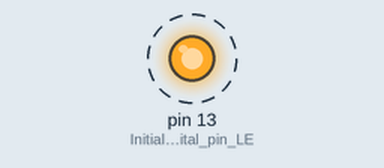
The sketch below on a simulated Arduino Uno, built with avr-gcc and run on an emulated ATmega328P. On the bench: output pins drawn as LEDs (lit = HIGH). Dashed ring = blinking. What the sketch prints to the serial monitor is not drawn.

Above: at 0.5 s.
Timing chart, 0 to 4.6 s (numbered marks = the images above):
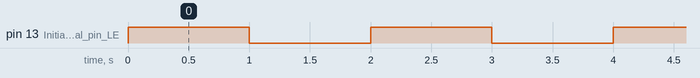

The sketch:

OpenAT_Firmware.ino
```cpp
// (licence header left out)
void setup() {
  pinMode(LED_BUILTIN, OUTPUT); // Initialize digital pin LED_BUILTIN as output.
  Serial.begin(9600); // Start serial connection.
  Serial.println("OpenAT is great."); // Output text to serial monitor.
}

void loop() {
  digitalWrite(LED_BUILTIN, HIGH);    // Turn the LED on.
  delay(1000);                        // Wait for 1 second.
  digitalWrite(LED_BUILTIN, LOW);     // Turn the LED off.
  delay(1000);                        // Wait for 1 second.
}
```

Measured:
- by itself, pin 13 (Initialize_digital_pin_LE): alternates HIGH for 1.0 s and LOW for 1.0 s
